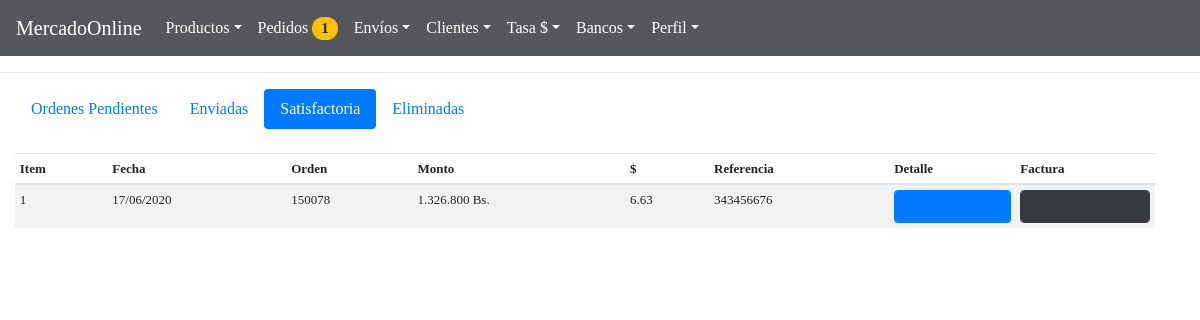
Screenshot of /BackAdmin/index.php?action=statusCheck (signed in) with the database file from the repository.
### tables this page shows
CREATE TABLE `pedido` (
  `id` int(11) NOT NULL,
  `idorder` int(11) NOT NULL,
  `iduser` int(11) NOT NULL,
  `reference` int(11) NOT NULL,
  `mount` decimal(10,2) NOT NULL,
  `convertion` decimal(10,2) NOT NULL,
  `date` timestamp NOT NULL DEFAULT CURRENT_TIMESTAMP ON UPDATE CURRENT_TIMESTAMP,
  `status` int(11) NOT NULL,
  `branch` int(11) NOT NULL
);

### BackAdmin/models/connection.php (called while the page is built)
<?php
class connection{
	 public static function connect(){
	 	$link = new PDO("mysql:host=localhost;dbname=mercadoonline","root","");
	 	return $link;
	 }
}

### BackAdmin/models/purchaseOrderModel.php (called while the page is built, shortened)
<?php
require_once "connection.php";
class purchaseOrderModel{
 public static function viewIdProductPurchaseOrderModel($dataIdOrderModel, $table){
 	 	 $stmt = connection::connect()->prepare("SELECT tab1.idproduct, tab1.cant, tab1.price, tab1.idorder,  tab2.title  FROM $table tab1 INNER JOIN productos tab2  ON tab1.idproduct = tab2.id WHERE  tab1.idorder  = $dataIdOrderModel");
	 	   					$stmt -> execute();
		 					return $stmt->fetchAll();
 }
	 	   public static function viewsStatusCheckPurchaseOrderModel($table){
	 	   	 	  		$stmt = connection::connect()->prepare("SELECT id,idorder, iduser, reference, mount, convertion,status, date FROM $table WHERE status = 2 ORDER BY date DESC");
		 					$stmt -> execute();
		 					return $stmt->fetchAll();
	 	   }
 					public static function viewCountOrdersModel($table){
 					$stmt = connection::connect()->prepare("SELECT COUNT(*) as id FROM $table WHERE status = 0");
		 			$stmt -> execute();
		 			return $stmt->fetch();
 					}
}

### BackAdmin/controllers/controllerPage.php (called while the page is built)
<?php
class page{
 public static function template(){
 			include "views/template.php";
 		}
 public static function pageConnectController(){
if (isset( $_GET["action"])) {
	 	$controllerPage = $_GET["action"];
}
else{
	$controllerPage ="index";
}
 	$answer = pageModel::pageConnectModel($controllerPage);
 	include $answer;
 }
}

### BackAdmin/controllers/purchaseOrderController.php (the view, shortened to what this page needs)
<?php
class purchaseOrderController {
	 		 	   public static function viewStatusCheckPurchaseOrderController(){
	 		 	   	$answer = purchaseOrderModel::viewsStatusCheckPurchaseOrderModel("pedido");
	 		 	    foreach ($answer as $row => $item) {
	 		 	    $newDate = date("d/m/yy", strtotime($item["date"]));
	 				$row = $row +1;
	 			echo '
							<tr>
								<td>'.$row.'</td>
								<td>'.$newDate.'</td>
								<td>'.$item["idorder"].'</td>
								<td>'.number_format($item["mount"], 0, ",", ".").' Bs.</td>
								<td>'.$item["convertion"].'</td>
								<td>'.$item["reference"].'</td>
				<td><a href="#detail'.$row.'"  data-toggle="modal">
				<button type="button" class="form-control btn-primary fa fa-th-list btn-sm"></button></a>
				<div class="modal fade" id="detail'.$row.'" tabindex="-1" role="dialog" aria-labelledby="myModalLabel" ariahidden="true">
				<div class="modal-dialog" role="document" style="">
				<div class="modal-content">
				<div class="modal-header">
				<button type="button" class="close" data-dismiss="modal" aria-label="Close">
				<span aria-hidden="true">&times;</span> </button>
				</div>
				<div class="modal-body"  style="text-align: center; margin: 0%;">';
				$dataIdOrderController = $item["idorder"];
				$dataIdClientController = $item["iduser"];
				$answerIdProduct = purchaseOrderModel::viewIdProductPurchaseOrderModel($dataIdOrderController, "pedido_has_producto");
				$answerDataClient =clientModel::viewPurchaseClientModel($dataIdClientController, "clientes");
				echo
				 '
				 <table class="table  table-responsive table-light" style="font-size:12px;">
					<thead>
			<tr>
				<th style="font-size:20px;">Orden #  '.$item["idorder"].'</th>
				<th></th>
				<th></th>
				<th></th>
				</tr>
<th style="text-align:left">Cliente:  '.$answerDataClient["name"].'  '.$answerDataClient["lastname"].' -Documeno: '.$answerDataClient["identification"].'   -Telefono:  '.$answerDataClient["phone"].'</th>
				</tr>
<th style="text-align:left">Dirección: '.$answerDataClient["address"].'   - '.$answerDataClient["municipality"].' - '.$answerDataClient["estate"].'
<th></th>
<th></th>
<th></th>
</th>
</thead>
</table>';
	echo  '<table class="table  table-light" style="font-size:12px;">
			<thead>
<tr>
<th >Producto</th>
<th >Cantidad</th>
<th >Precio</th>
<th >Total</th>
	</thead>';
foreach ($answerIdProduct as $row => $item) {
$total= $item["cant"]*$item["price"];
echo'
	<tbody>
		<tr>
				<td>'.$item["title"].'</td>
				<td>'.$item["cant"].'</td>
				<td>'.number_format($item["price"], 0, ",", ".").' Bs.</td>
				<td>'.number_format($total, 0, ",", ".").' Bs.</td>
		</tr>
	</tbody>	';
				}
			echo '
			</td>
			</table>
			</div>
			</div>
			</div>
							<td>
							<a href="reports/fpdf181/reports/invoice.php?id='.$item["idorder"].'" target="blank">
							<button type="submit" class="fa fa-file  form-control btn-dark"></button>
							</a>
							</td>
							';
	 		 	   				}
	 		 	      }
	 		 	     public static function viewCountOrdersController(){
	 		 	      $answer = purchaseOrderModel::viewCountOrdersModel("pedido");
					if ($answer["id"]==0) {
					echo'  <span class="badge badge-danger badge-pill" style="font-family: Pavanam-Regular; font-size: 15px; display: none" >'.$answer["id"].'</span>';
					}else{
					echo'  <span class="badge badge-warning 14 badge-pill" style="font-family: Pavanam-Regular; font-size: 15px; " >'.$answer["id"].'</span>';
										}
	 		 	     }
}

### BackAdmin/views/css/style.css (style rules this page uses)
* { margin: 0; padding: 0; list-style: none; text-decoration: none; font-family:"Pavanam-Regular"; }
body { text-align: center; margin: 0%; }

### rows the page displays
pedido: date "17/06/2020", idorder "150078", mount "1.326.800", convertion "6.63", reference "343456676"

### other values shown
$answer["id"] "1"
